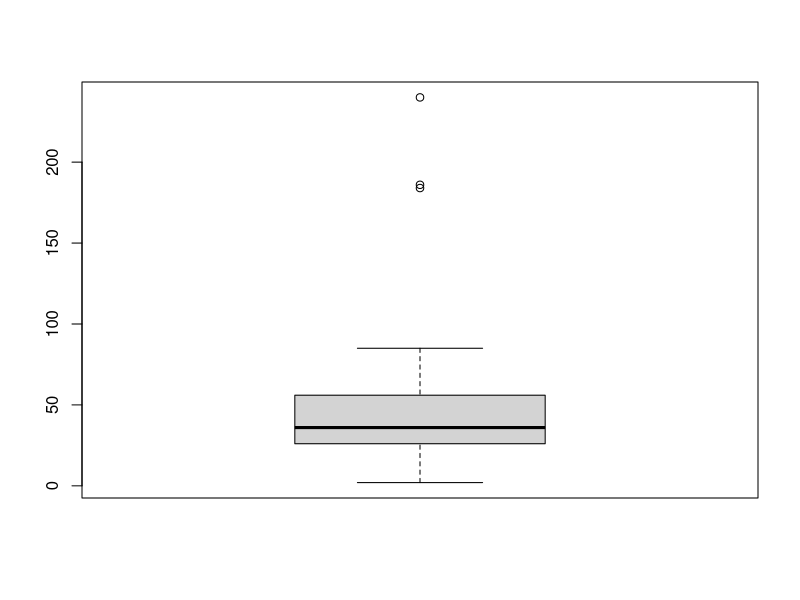
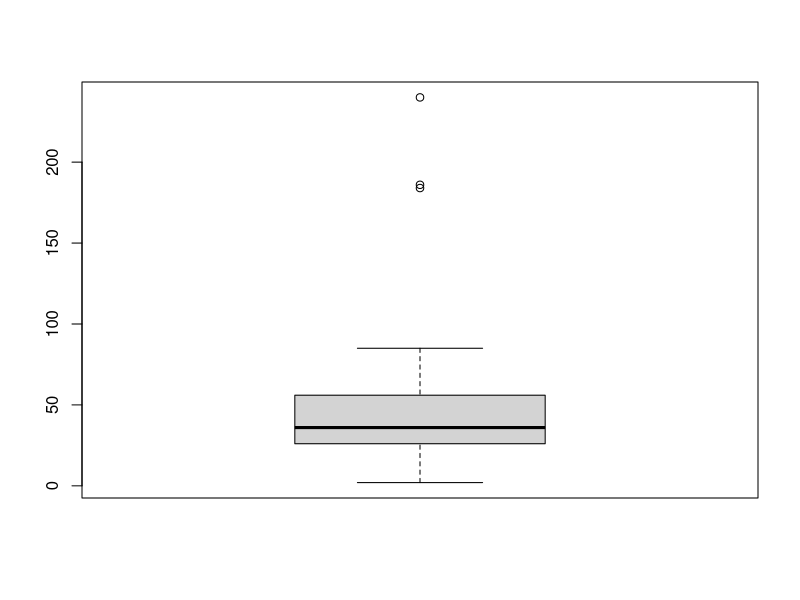
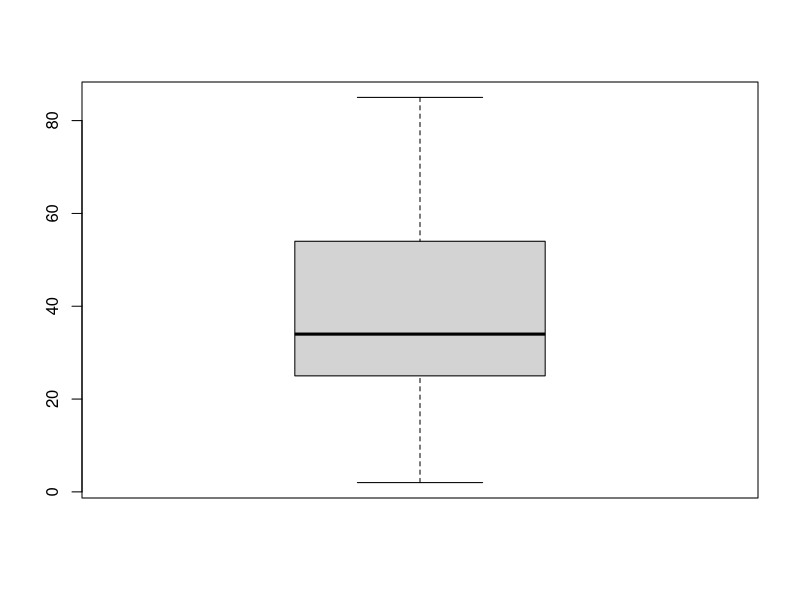

These figures' R source, in order:
car<- cars
View(car)

# multiplying values higher than 90 by 2 to show as an outlier
car$dist[which(car$dist >90)] <- c(car$dist[which(car$dist >90)]*2)

summary(car)

# box plot that shows the outliers
boxplot(car$dist)

# You can get the actual values of the outliers with this
boxplot(car$dist)$out


# Now you can assign the outlier values into a vector, 
# plot= false if you dont want to see the plot again

outliers <- boxplot(car$dis, plot=FALSE)$out

print(outliers)

# To find in which rows the outliers are

car[which(car$dist %in% outliers),]


# Now you can remove the rows containing the outliers:

Newcar <- car[-which(car$dist %in% outliers),]


boxplot(Newcar$dist)
